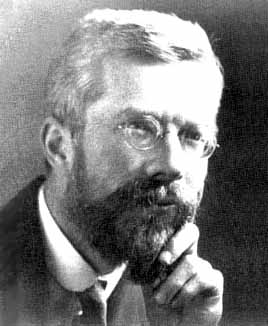
%> input picture hw5/R._A._Fischer.jpg, 268 x 326 px
$ octave hw05_3b.m   (GNU Octave 9; MATLAB toolbox functions it lacks are replaced by stand-ins)
%> lines starting %> are read from the running program, lines starting %| are printed output that depends on the picture; in (x1, y1, x2, y2) boxes, pixels count from 0 and x2, y2 are one past the last pixel; in counts of white or black regions, pixels touching at a corner belong together; the program's own positions count from 1
close all;clear all;clc;
img = imread('R._A._Fischer.jpg');
%> img is the input picture: size 326x268 uint8; min 0, max 255, mean 121.5
figure(1);imshow(img);
[row col]=size(img);
%> row = 326; col = 268
newimg=zeros(row,col);
img=double(img);
%> img: size 326x268 double
[U,S,V]=svd(img);
K=4;
S1=zeros(size(S));
for idx=1:K
    S1(idx,idx)=S(idx,idx);
end
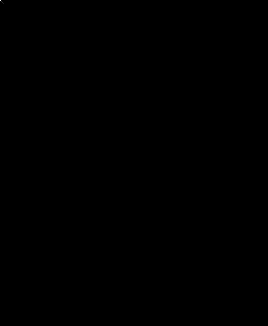
%> S1: size 326x268 double; min 0, max 39845.7, mean 0.7; drawn with min black and max white
newimg=U*S1*V';
figure(2);imshow(uint8(newimg));
%> after `imshow(uint8(newimg))`:
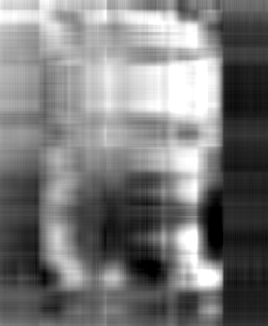
%> displayed picture: size 326x268, on the screen's scale of 0 to 255; min 0, max 255, mean 121.1
K=10;
S1=zeros(size(S));
for idx=1:K
    S1(idx,idx)=S(idx,idx);
end
%> S1: size 326x268 double; 0.01% of pixels changed, all inside (x1, y1, x2, y2) = (4, 4, 10, 10)
newimg=U*S1*V';
figure(3);imshow(uint8(newimg));
%> after `imshow(uint8(newimg))`:
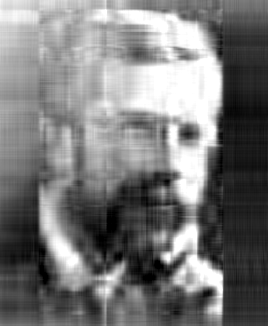
%> displayed picture: size 326x268, on the screen's scale of 0 to 255; min 0, max 255, mean 121.1; mean of the top-left, top-right, bottom-left and bottom-right quarters 169.5, 141.9, 88.7, 84.1
